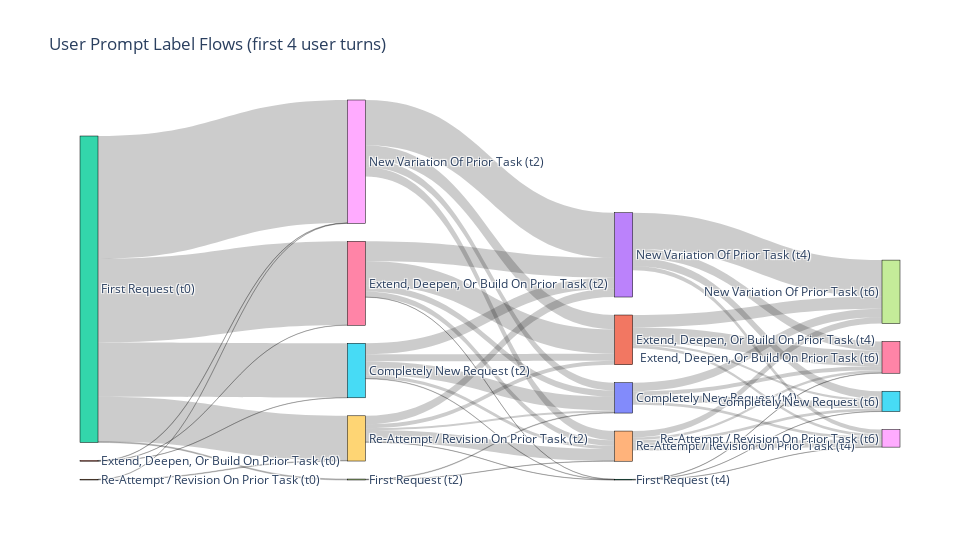
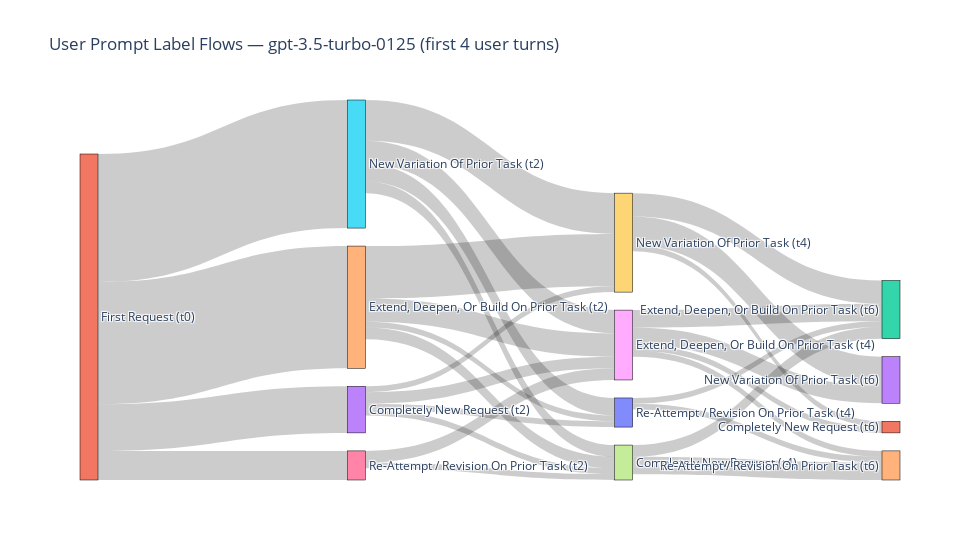
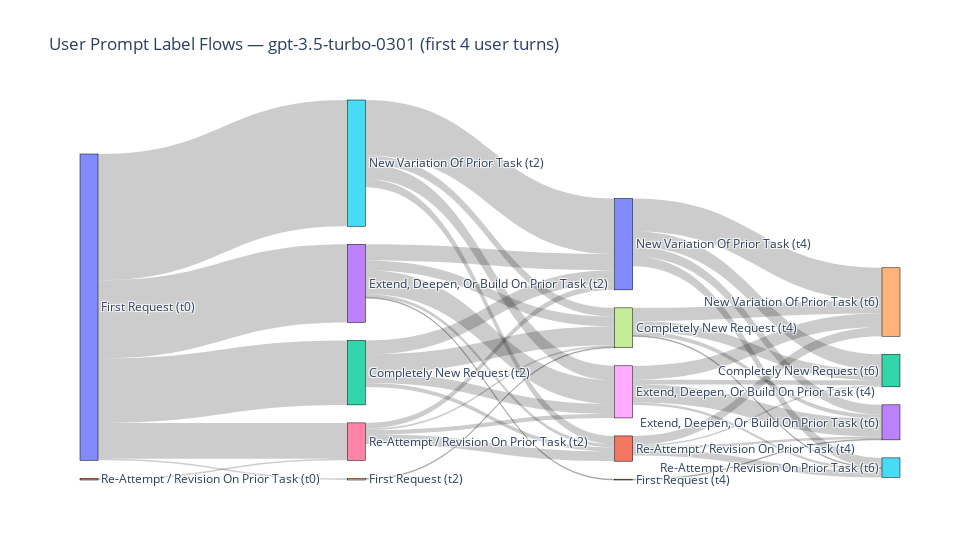
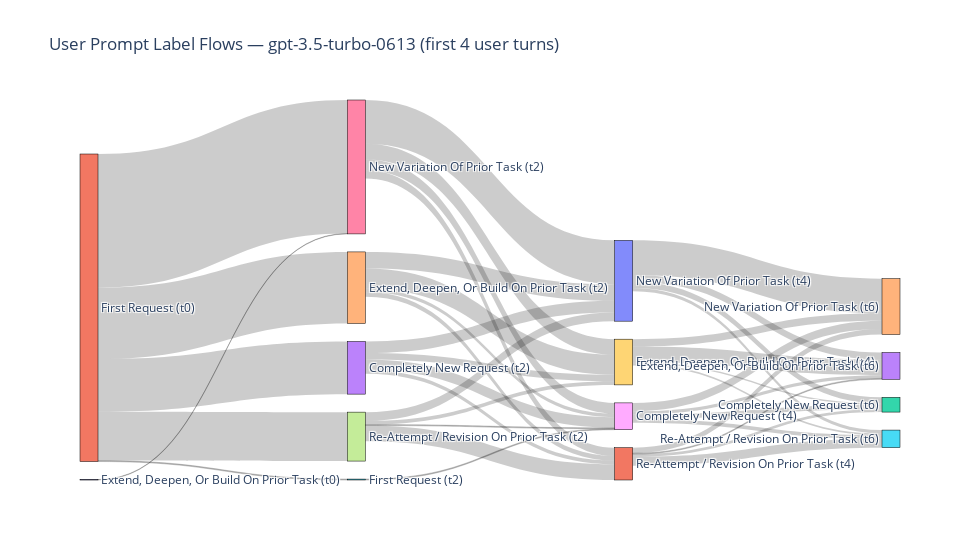

The code cell stored with these charts, in order, in its notebook:
### Code cell
# Make a consistent working copy for all plots
turns_df = turn_df_model.rename(columns={
    "turn_index": "turn",
    "conversation_id": "conv_id"
})

# 1) Overall trends
plot_label_trends_overall(
    df=turns_df, turn_col="turn", label_col="label",
    top_k_labels=6, turn_cutoff=12, xticks_step=1,
    title="Prompt Label Trends (Overall)"
)

# 2) Faceted by model
plot_faceted_label_trends_by_group(
    df=turns_df, group_col="model", turn_col="turn", label_col="label",
    top_k_labels=6, turn_cutoff=12, xticks_step=1,
    title="Prompt Label Trends by Model"
)

# 3) 100% stacked by model
plot_stacked_100h_by_group(
    df=turns_df, group_col="model", label_col="label",
    exclude_labels=["First Request"],
    title="Distribution of Prompt Types by Model (100% Stacked)"
)

# 4) Transition heatmap (overall)
mat = build_transition_matrix_from_tidy(
    df=turns_df, id_col="conv_id", turn_col="turn", label_col="label",
    even_only=True
)
plot_transition_heatmap_matrix(
    matrix=mat, normalize=True,
    title="Label Transition Matrix (Row-normalized)",
    square=True, annot=True, annot_fontsize=7
)


# 6) Topic shifts per conversation and avg by model
shifts_df = compute_topic_shifts_per_conversation(
    df=turns_df, id_col="conv_id", turn_col="turn", label_col="label", even_only=False
)
id_to_model = turns_df[["conv_id", "model"]].drop_duplicates()
model_shift_df = aggregate_topic_shifts_by_group(
    shifts_df, id_to_model, id_col="conv_id", group_col="model", agg="mean"
)
plot_group_metric_bar(
    df=model_shift_df, group_col="model", metric_col="avg_topic_shifts",
    title="Average Topic Shifts per Conversation by Model",
    xlabel="Model", ylabel="Avg Topic Shifts", rotation=45
)

# 7a) Sankey (overall)
flows_overall = build_flows_from_tidy(
    df=turns_df, id_col="conv_id", turn_col="turn", label_col="label"
)
plot_sankey(
    flows=flows_overall, max_user_turns=4,
    title="User Prompt Label Flows (first 4 user turns)"
)

# 7b) Sankey (per model)
for m in sorted(turns_df["model"].dropna().unique()):
    flows_m = build_flows_from_tidy(
        df=turns_df[turns_df["model"] == m],
        id_col="conv_id", turn_col="turn", label_col="label"
    )
    if not flows_m:
        continue
    plot_sankey(
        flows=flows_m, max_user_turns=4,
        title=f"User Prompt Label Flows — {m} (first 4 user turns)"
        # save_html=f"./sankey_outputs/sankey_{m.replace('/', '_')}.html",  # optional save
    )

### Figure 1 — Plotly figure (JSON) as saved in the notebook; plotly's stock layout.template omitted (floating-point values rounded to 4 significant figures)
{"data": [{"arrangement": "snap", "link": {"source": [2, 8, 10, 2, 8, 13, 2, 5, 11, 5, 13, 6, 6, 2, 9, 13, 5, 10, 2, 7, 5, 14, 11, 8, 4, 8, 14, 9, 6, 14, 6, 11, 14, 13, 9, 4, 11, 10, 10, 9, 6, 12, 5, 12, 9, 1, 1, 7, 12, 1], "target": [8, 10, 15, 6, 13, 18, 5, 11, 16, 13, 17, 11, 13, 9, 13, 15, 10, 17, 7, 10, 14, 18, 17, 11, 8, 14, 15, 14, 14, 16, 10, 15, 17, 16, 11, 9, 18, 16, 18, 10, 12, 16, 12, 15, 12, 8, 5, 14, 18, 6], "value": [635, 40, 36, 433, 234, 23, 281, 37, 82, 57, 188, 126, 101, 231, 44, 41, 72, 44, 5, 3, 16, 39, 64, 74, 1, 48, 15, 62, 29, 14, 32, 12, 32, 46, 20, 3, 14, 20, 14, 10, 1, 2, 2, 1, 1, 2, 1, 1, 1, 1]}, "node": {"label": ["Completely New Request (t0)", "Extend, Deepen, Or Build On Prior Task (t0)", "First Request (t0)", "New Variation Of Prior Task (t0)", "Re-Attempt / Revision On Prior Task (t0)", "Completely New Request (t2)", "Extend, Deepen, Or Build On Prior Task (t2)", "First Request (t2)", "New Variation Of Prior Task (t2)", "Re-Attempt / Revision On Prior Task (t2)", "Completely New Request (t4)", "Extend, Deepen, Or Build On Prior Task (t4)", "First Request (t4)", "New Variation Of Prior Task (t4)", "Re-Attempt / Revision On Prior Task (t4)", "Completely New Request (t6)", "Extend, Deepen, Or Build On Prior Task (t6)", "New Variation Of Prior Task (t6)", "Re-Attempt / Revision On Prior Task (t6)"], "line": {"color": "black", "width": 0.5}, "pad": 18, "thickness": 18}, "type": "sankey"}], "layout": {"font": {"size": 12}, "height": 560, "title": {"text": "User Prompt Label Flows (first 4 user turns)"}, "width": 980}}

### Figure 2 — Plotly figure (JSON) as saved in the notebook; plotly's stock layout.template omitted (floating-point values rounded to 4 significant figures)
{"data": [{"arrangement": "snap", "link": {"source": [1, 5, 7, 1, 1, 4, 1, 6, 8, 5, 5, 8, 4, 9, 3, 10, 5, 9, 3, 4, 8, 3, 9, 6, 7, 8, 4, 10, 3], "target": [5, 7, 12, 3, 4, 7, 6, 8, 14, 9, 8, 13, 9, 13, 10, 14, 10, 12, 8, 8, 12, 9, 11, 7, 14, 11, 10, 12, 7], "value": [22, 2, 2, 8, 21, 2, 5, 2, 1, 7, 4, 3, 9, 5, 1, 1, 3, 4, 2, 4, 3, 1, 1, 1, 3, 1, 1, 1, 1]}, "node": {"label": ["Extend, Deepen, Or Build On Prior Task (t0)", "First Request (t0)", "New Variation Of Prior Task (t0)", "Completely New Request (t2)", "Extend, Deepen, Or Build On Prior Task (t2)", "New Variation Of Prior Task (t2)", "Re-Attempt / Revision On Prior Task (t2)", "Completely New Request (t4)", "Extend, Deepen, Or Build On Prior Task (t4)", "New Variation Of Prior Task (t4)", "Re-Attempt / Revision On Prior Task (t4)", "Completely New Request (t6)", "Extend, Deepen, Or Build On Prior Task (t6)", "New Variation Of Prior Task (t6)", "Re-Attempt / Revision On Prior Task (t6)"], "line": {"color": "black", "width": 0.5}, "pad": 18, "thickness": 18}, "type": "sankey"}], "layout": {"font": {"size": 12}, "height": 560, "title": {"text": "User Prompt Label Flows — gpt-3.5-turbo-0125 (first 4 user turns)"}, "width": 980}}

### Figure 3 — Plotly figure (JSON) as saved in the notebook; plotly's stock layout.template omitted (floating-point values rounded to 4 significant figures)
{"data": [{"arrangement": "snap", "link": {"source": [0, 5, 7, 0, 5, 10, 0, 2, 8, 2, 10, 3, 0, 6, 10, 2, 7, 0, 4, 2, 11, 3, 8, 5, 6, 5, 3, 11, 3, 8, 11, 10, 6, 11, 1, 8, 7, 7, 6, 3, 9], "target": [5, 7, 12, 3, 10, 15, 2, 8, 13, 10, 14, 10, 6, 10, 12, 7, 14, 4, 7, 11, 15, 8, 14, 8, 11, 11, 11, 13, 7, 12, 14, 13, 8, 12, 6, 15, 13, 15, 7, 9, 13], "value": [155, 11, 13, 96, 68, 12, 79, 12, 22, 17, 40, 20, 44, 7, 19, 23, 16, 2, 1, 5, 8, 29, 17, 18, 12, 10, 4, 3, 12, 6, 11, 12, 5, 2, 2, 3, 5, 1, 2, 1, 1]}, "node": {"label": ["First Request (t0)", "Re-Attempt / Revision On Prior Task (t0)", "Completely New Request (t2)", "Extend, Deepen, Or Build On Prior Task (t2)", "First Request (t2)", "New Variation Of Prior Task (t2)", "Re-Attempt / Revision On Prior Task (t2)", "Completely New Request (t4)", "Extend, Deepen, Or Build On Prior Task (t4)", "First Request (t4)", "New Variation Of Prior Task (t4)", "Re-Attempt / Revision On Prior Task (t4)", "Completely New Request (t6)", "Extend, Deepen, Or Build On Prior Task (t6)", "New Variation Of Prior Task (t6)", "Re-Attempt / Revision On Prior Task (t6)"], "line": {"color": "black", "width": 0.5}, "pad": 18, "thickness": 18}, "type": "sankey"}], "layout": {"font": {"size": 12}, "height": 560, "title": {"text": "User Prompt Label Flows — gpt-3.5-turbo-0301 (first 4 user turns)"}, "width": 980}}

### Figure 4 — Plotly figure (JSON) as saved in the notebook; plotly's stock layout.template omitted (floating-point values rounded to 4 significant figures)
{"data": [{"arrangement": "snap", "link": {"source": [1, 4, 10, 1, 6, 11, 1, 3, 8, 4, 8, 1, 7, 10, 4, 9, 6, 7, 9, 10, 9, 11, 6, 8, 6, 10, 3, 7, 4, 3, 3, 9, 8, 11, 1, 5, 7, 11, 0], "target": [4, 10, 14, 6, 11, 14, 3, 8, 15, 8, 14, 7, 10, 12, 9, 12, 10, 9, 14, 13, 13, 15, 8, 12, 9, 15, 11, 11, 11, 10, 9, 15, 13, 12, 5, 8, 8, 13, 6], "value": [155, 36, 75, 289, 18, 12, 114, 23, 8, 8, 18, 106, 19, 13, 43, 3, 95, 8, 16, 15, 34, 19, 23, 10, 34, 7, 8, 34, 10, 25, 14, 4, 7, 6, 2, 2, 2, 2, 1]}, "node": {"label": ["Extend, Deepen, Or Build On Prior Task (t0)", "First Request (t0)", "Re-Attempt / Revision On Prior Task (t0)", "Completely New Request (t2)", "Extend, Deepen, Or Build On Prior Task (t2)", "First Request (t2)", "New Variation Of Prior Task (t2)", "Re-Attempt / Revision On Prior Task (t2)", "Completely New Request (t4)", "Extend, Deepen, Or Build On Prior Task (t4)", "New Variation Of Prior Task (t4)", "Re-Attempt / Revision On Prior Task (t4)", "Completely New Request (t6)", "Extend, Deepen, Or Build On Prior Task (t6)", "New Variation Of Prior Task (t6)", "Re-Attempt / Revision On Prior Task (t6)"], "line": {"color": "black", "width": 0.5}, "pad": 18, "thickness": 18}, "type": "sankey"}], "layout": {"font": {"size": 12}, "height": 560, "title": {"text": "User Prompt Label Flows — gpt-3.5-turbo-0613 (first 4 user turns)"}, "width": 980}}
